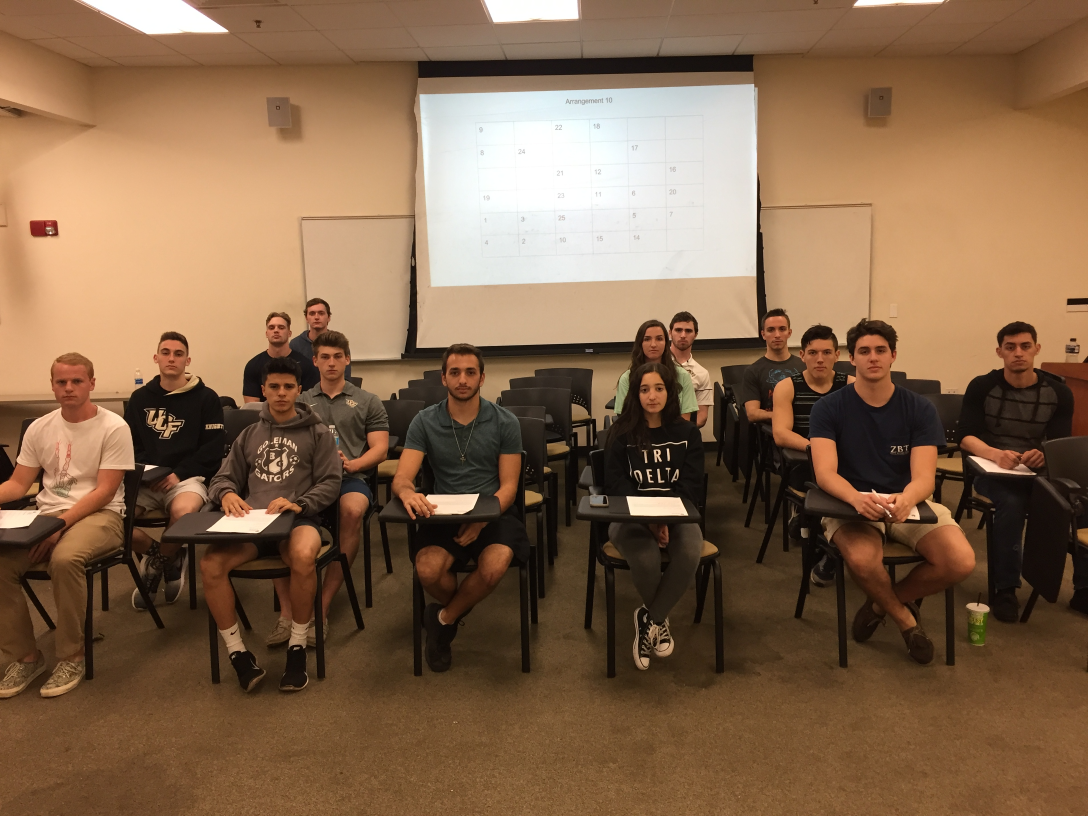
#> input picture AME/Visual Studio Project/AME/AME/10.JPG, 3264 x 2448 px, found by its file name (shown at 1/3 size)
$ python RecognizeFaces.py   (older library calls are emulated)
#> lines starting #> are read from the running program, lines starting #| are printed output that depends on the picture
import cv2
import os
import numpy
#from PIL import Image
#import matplotlib.pyplot as plt

print(cv2.__version__)

#imagePath = "portraitsOrig/7.jpg"
cascPath = "haarcascade_frontalface_default.xml"
faceCascade = cv2.CascadeClassifier(cascPath)
recognizer = cv2.face.LBPHFaceRecognizer_create(radius=1,neighbors=8,grid_x=8,grid_y=8)
# [11 lines of commented-out code are left out]

students = [0]*15  #assume all students are absent first
numTrainPerFace = [0]*15

#for our visual purposes. has green rectangle around detected faces
def detectTest():
    imagePath = "IMG_3123.jpg"
    image = cv2.imread(imagePath)
    gray = cv2.cvtColor(image, cv2.COLOR_BGR2GRAY)
    faces = faceCascade.detectMultiScale(gray, scaleFactor=1.3, minNeighbors=10, minSize=(30, 30))

    print("Found {0} faces!".format(len(faces)))

    for (x, y, w, h) in faces:
        cv2.rectangle(image, (x, y), (x+w, y+h), (0, 255, 0), 10)
    cv2.imwrite("detection.jpg", image)


#only need to run this. no green rectangles
def detectAndCrop():
    imagePath = "10.jpg"
    image = cv2.imread(imagePath)
#> image is the input picture: shape (2448, 3264, 3); mean B, G, R 75.2, 101.5, 131.7
    gray = cv2.cvtColor(image, cv2.COLOR_BGR2GRAY)
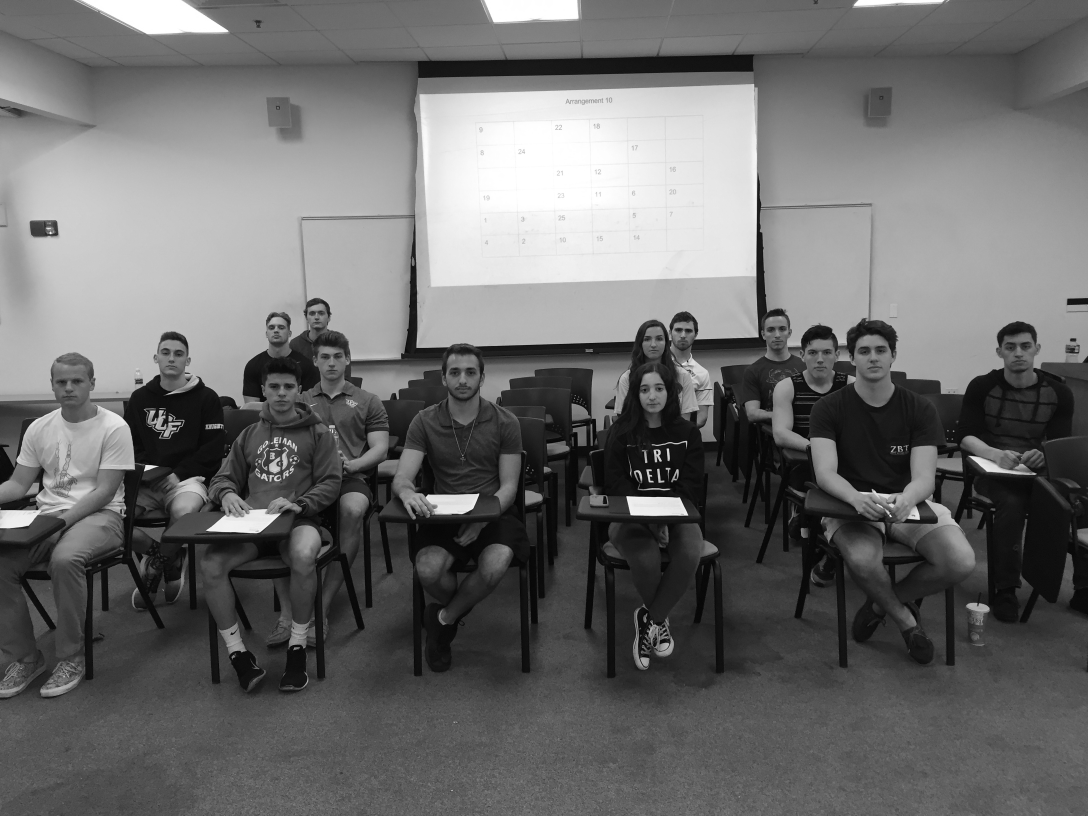
#> gray: shape (2448, 3264) (shown at 1/3 size); min 0, max 255, mean 107.5
    faces = faceCascade.detectMultiScale(gray, scaleFactor=1.3, minNeighbors=10, minSize=(30, 30))
#> faces = 15 rows, first 6: [910, 908, 83, 83], [791, 952, 79, 79], [2008, 959, 85, 85], [1914, 982, 93, 93], [2278, 948, 103, 103], [2403, 1014, 112, 112]

    i=0
    for (x, y, w, h) in faces:
        cropImg = image[y:y+h, x:x+w]
        gray = cv2.cvtColor(cropImg, cv2.COLOR_BGR2GRAY)  # turn portrait to grayscale
        #shrink = cv2.resize(gray, (500, 500))
        #cv2.imwrite('trash/face'+str(i)+'.jpg', shrink)
        i += 1
#> this loop made 15 passes
#> (x, y, w, h) on passes 1 to 12: (910, 908, 83, 83), (791, 952, 79, 79), (2008, 959, 85, 85), (1914, 982, 93, 93), (2278, 948, 103, 103), (2403, 1014, 112, 112), (463, 1017, 106, 106), (941, 1030, 108, 108), (1898, 1122, 119, 119), (860, 1694, 99, 99), (2987, 988, 133, 133), (2549, 998, 139, 139)
#> pass 1, in detectAndCrop, `cropImg = image[y:y+h, x:x+w]`:
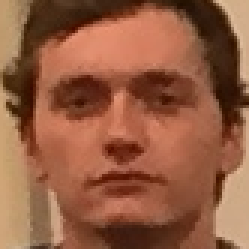
#> cropImg: shape (83, 83, 3) (shown 3 times larger); mean B, G, R 65.6, 92.5, 147.9
#> pass 1, in detectAndCrop, `gray = cv2.cvtColor(cropImg, cv2.COLOR_BGR2GRAY)`:
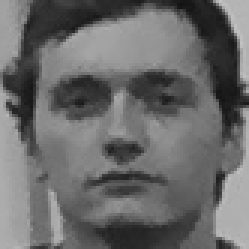
#> gray: shape (83, 83) (shown 3 times larger); min 18, max 195, mean 106.1
#> pass 2, in detectAndCrop, `gray = cv2.cvtColor(cropImg, cv2.COLOR_BGR2GRAY)`:
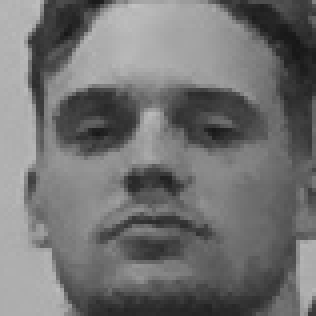
#> gray: shape (79, 79) (shown 4 times larger); min 23, max 194, mean 113.9
#> after the loop:
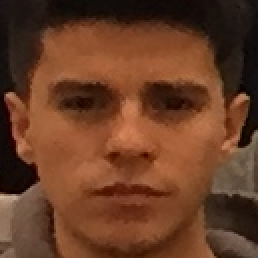
#> cropImg: shape (129, 129, 3) (shown 2 times larger); mean B, G, R 37.9, 61.3, 104.5
#> after the loop, i = 15


#train recognizer with the portraits
def prepareTraining(path):
#> called with path = 'portraits/'
    portraitList = [os.path.join(path,f) for f in os.listdir(path)]  #put portrait faces in a list
    portraits = []
    labels = []

    for i in portraitList:
        img = cv2.imread(i)    #read in a portrait
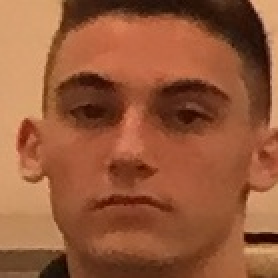
#> input picture AME/Visual Studio Project/AME/AME/portraits/00.b.jpg, 139 x 139 px (shown 2 times larger)
#> img is the input picture: shape (139, 139, 3); mean B, G, R 57.5, 89.2, 150.4
        gray = cv2.cvtColor(img, cv2.COLOR_BGR2GRAY)  #turn portrait to grayscale
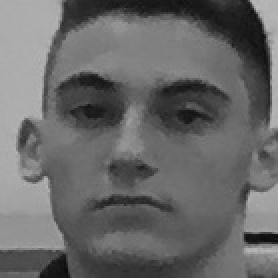
#> gray: shape (139, 139) (shown 2 times larger); min 8, max 187, mean 103.9
        shrink = cv2.resize(gray, (500,500))
        array = numpy.array(shrink, 'uint8')  #uint8 means unsigned int (0-255)

        num = int(os.path.split(i)[1].split(".")[0])
        #num = os.path.basename(portraitPath)
        print(num)

        portraits.append(array)  #add portrait to an array
        labels.append(num)       #add matching student number to another array
        #smaller = cv2.resize(array, (0, 0), fx=0.3, fy=0.3)
        smaller = cv2.resize(array, (200,200))
        #cv2.imshow("Adding faces to training...", smaller)

        cv2.waitKey(100)
#> pass 2 of the loop in prepareTraining, `for i in portraitList:`:
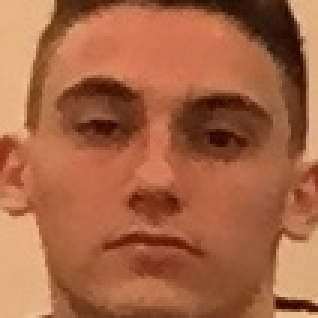
#> input picture AME/Visual Studio Project/AME/AME/portraits/00.c.jpg, 106 x 106 px (shown 3 times larger)
#> in prepareTraining, img is the input picture: shape (106, 106, 3); mean B, G, R 68, 101.1, 166
#> in prepareTraining, `gray = cv2.cvtColor(img, cv2.COLOR_BGR2GRAY)`:
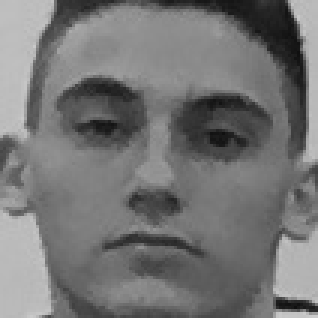
#> gray: shape (106, 106) (shown 3 times larger); min 15, max 204, mean 116.7
#> pass 3 of the loop in prepareTraining, `for i in portraitList:`:
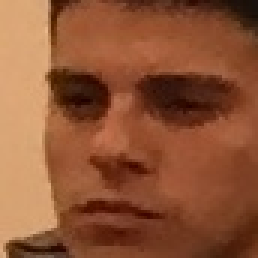
#> input picture AME/Visual Studio Project/AME/AME/portraits/01.b.jpg, 86 x 86 px (shown 3 times larger)
#> in prepareTraining, img is the input picture: shape (86, 86, 3); mean B, G, R 53.5, 84.4, 142.3
#> in prepareTraining, `gray = cv2.cvtColor(img, cv2.COLOR_BGR2GRAY)`:
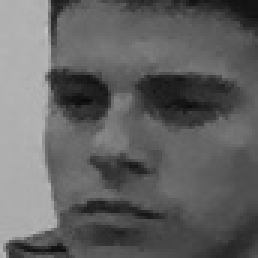
#> gray: shape (86, 86) (shown 3 times larger); min 10, max 194, mean 98.2

    return portraits, labels


#perform face recognition
def recognize(crop):
    #matrix = numpy.zeros((15, 15))
    collector = cv2.face.StandardCollector_create()
    confMatrix = []
    getMinConf = []
    min = 1000
    size = 0

    cropList = [os.path.join(crop, f) for f in os.listdir(crop)]  #put detected faces in a list

    faceNum=1
    for i in cropList:
        outerLoop = 0
        cropImg = cv2.imread(i)                           #read in a cropped image
        gray = cv2.cvtColor(cropImg, cv2.COLOR_BGR2GRAY)
        fixSize = cv2.resize(gray, (500,500))
        predictImg = numpy.array(fixSize, 'uint8')        #turn into numpy array

        numActual = int(os.path.split(i)[1].split(".")[0])
        #numPredicted, conf = recognizer.predict(predictImg)

        recognizer.predict_collect(predictImg, collector)
        array1D = collector.getResults()
        print(array1D)

        #get only the confidence value in each tuple
        getConf = [x for _, x in array1D]
        print(getConf)

        #find min conf value for each face
        for j in range(len(getConf)):
            size += 1

            temp = getConf[j]
            if(min > temp):
                min = temp

            if(size == 2):  #2 is numTrainPerFace
                dist = min
                getMinConf.append(dist)
                min=1000
                size=0

        #print minConf
        confMatrix.append(getMinConf)
        getMinConf = []  #empty the list
        outerLoop += 1

        #newMatrix = numpy.column_stack(getConf)
        #newMatrix = numpy.stack(getConf)
        #recognizer.addNums()

        '''
        if numActual == numPredicted:
            print("{} correctly recognized as {}. conf {}".format(numActual, numPredicted, conf))
            students[numPredicted-1] = 1
        else:
            print("{} wrongly recognized as {}. conf {}".format(numActual, numPredicted, conf))
        '''

        ##part of checkPresent
        #student[numPredicted].append(1)  can use either, i think
        #student[numPredicted] = 1

        bigger = cv2.resize(predictImg, (200, 200))
        #cv2.imshow("Recognizing Face", bigger)
        #cv2.imwrite('trash/f' + str(faceNum) + '.jpg', bigger)
        cv2.waitKey(100)
        faceNum+=1

    print()
    #confMatrix = '\n'.join([str(i) for i in confMatrix])
    confMatrix = numpy.array(confMatrix)  #2d list (list of lists) -> 2d matrix
    print(confMatrix)
    print(confMatrix[1][7])


def checkPresent():
    print(students)
    for i in range(len(students)):
        if students[i] == 1:
            print("student {} present".format(i+1))
        else:
            print("student {} absent".format(i+1))


def numTrainImgPerFace(labels):
    for i in range(len(labels)):
        numTrainPerFace[labels[i]] += 1
    #print(numTrainPerFace)


'''Like a Main function below'''
detectAndCrop()
#detectTest()

path = 'portraits/'
portraits, labels = prepareTraining(path)
#> portraits = 3 items; labels = [0, 0, 1]

print("portraitLabels:", labels)
#| portraitLabels: [0, 0, 1]
numTrainImgPerFace(labels)
#> the loop in numTrainImgPerFace, `for i in range(len(labels)):` made 3 passes
#> after the loop in numTrainImgPerFace, `for i in range(len(labels)):`: numTrainPerFace = [2, 1, 0, 0, 0, 0, 0, 0, 0, 0, 0, 0, 0, 0, 0]
cv2.destroyAllWindows()

recognizer.train(portraits, numpy.array(labels))

crop = 'crops/'
recognize(crop)
#> (the run stopped early here; a loop or call above may not have finished)
